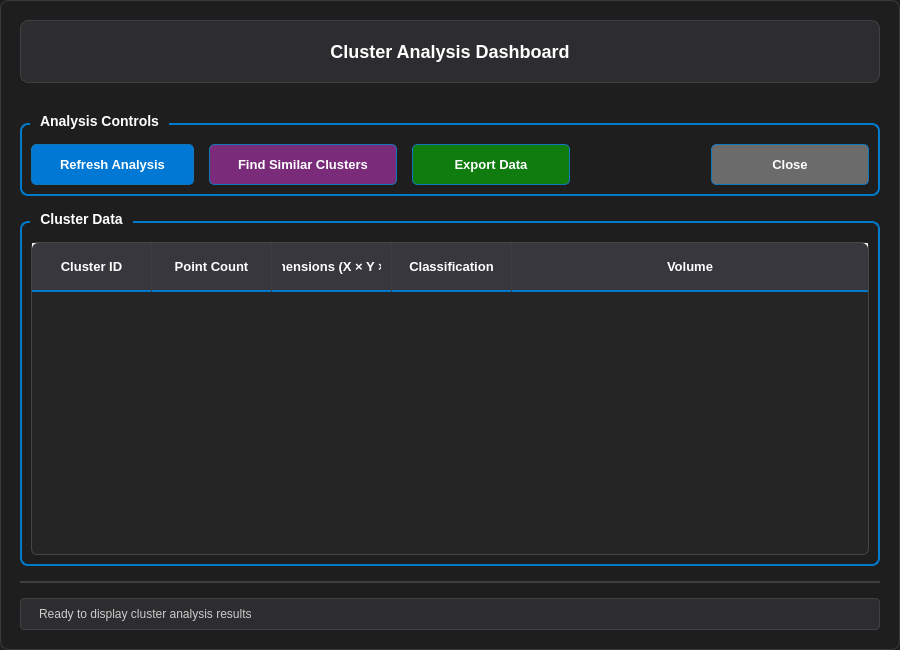
<?xml version="1.0" encoding="UTF-8"?>
<ui version="4.0">
 <class>ClusterAnalysisDashboard</class>
 <widget class="QDialog" name="ClusterAnalysisDashboard">
  <property name="geometry">
   <rect>
    <x>0</x>
    <y>0</y>
    <width>900</width>
    <height>650</height>
   </rect>
  </property>
  <property name="windowTitle">
   <string>Cluster Analysis Dashboard</string>
  </property>
  <property name="styleSheet">
   <string notr="true">
/* Professional Dark Theme */
QDialog {
    background-color: #1E1E1E;
    color: #E1E1E1;
    font-family: 'Segoe UI', Arial, sans-serif;
    border: 1px solid #3A3A3A;
    border-radius: 8px;
}

QTableWidget {
    background-color: #252526;
    color: #CCCCCC;
    gridline-color: #3E3E42;
    border: 1px solid #464647;
    border-radius: 6px;
    font-size: 12px;
    selection-background-color: #094771;
    selection-color: #FFFFFF;
    alternate-background-color: #2A2A2B;
}

QTableWidget::item {
    padding: 12px 10px;
    border: none;
    border-bottom: 1px solid #3E3E42;
}

QTableWidget::item:hover {
    background-color: #2F2F30;
}

QTableWidget::item:selected {
    background-color: #094771;
    color: #FFFFFF;
}

QHeaderView::section {
    background-color: #37373D;
    color: #FFFFFF;
    padding: 14px 10px;
    border: none;
    font-weight: 600;
    font-size: 13px;
    border-right: 1px solid #3E3E42;
    border-bottom: 2px solid #007ACC;
}

QHeaderView::section:hover {
    background-color: #404040;
}

QHeaderView::section:first {
    border-top-left-radius: 6px;
}

QHeaderView::section:last {
    border-top-right-radius: 6px;
    border-right: none;
}

QPushButton {
    background-color: #0E639C;
    color: #FFFFFF;
    border: 1px solid #1177BB;
    padding: 12px 28px;
    font-size: 13px;
    font-weight: 500;
    border-radius: 5px;
    min-width: 100px;
}

QPushButton:hover {
    background-color: #1177BB;
    border: 1px solid #1E88E5;
}

QPushButton:pressed {
    background-color: #005A9E;
    border: 1px solid #0F4C75;
}

QPushButton:focus {
    outline: 2px solid #007ACC;
    outline-offset: 1px;
}

QPushButton#refreshButton {
    background-color: #0078D4;
}

QPushButton#refreshButton:hover {
    background-color: #106EBE;
}

QPushButton#exportButton {
    background-color: #107C10;
}

QPushButton#exportButton:hover {
    background-color: #0E6E0E;
}

QPushButton#identifySimilarButton {
    background-color: #7A2C7A;
}

QPushButton#identifySimilarButton:hover {
    background-color: #8B3A8B;
}

QPushButton#closeButton {
    background-color: #6B6B6B;
}

QPushButton#closeButton:hover {
    background-color: #5A5A5A;
}

QLabel#titleLabel {
    color: #FFFFFF;
    font-size: 18px;
    font-weight: 600;
    background-color: #2D2D30;
    padding: 20px;
    border-radius: 8px;
    border: 1px solid #3F3F46;
    margin-bottom: 15px;
}

QLabel#statusLabel {
    color: #CCCCCC;
    font-size: 12px;
    background-color: #2D2D30;
    padding: 8px 15px;
    border-radius: 4px;
    border: 1px solid #3F3F46;
}

QFrame#separatorFrame {
    background-color: #3E3E42;
    border: none;
}

QGroupBox {
    color: #FFFFFF;
    font-size: 14px;
    font-weight: 500;
    border: 2px solid #007ACC;
    border-radius: 8px;
    margin-top: 10px;
    padding-top: 10px;
}

QGroupBox::title {
    subcontrol-origin: margin;
    left: 10px;
    padding: 0 8px 0 8px;
    background-color: #1E1E1E;
}
   </string>
  </property>
  <layout class="QVBoxLayout" name="verticalLayout">
   <property name="spacing">
    <number>15</number>
   </property>
   <property name="leftMargin">
    <number>20</number>
   </property>
   <property name="topMargin">
    <number>20</number>
   </property>
   <property name="rightMargin">
    <number>20</number>
   </property>
   <property name="bottomMargin">
    <number>20</number>
   </property>
   <item>
    <widget class="QLabel" name="titleLabel">
     <property name="text">
      <string>Cluster Analysis Dashboard</string>
     </property>
     <property name="alignment">
      <set>Qt::AlignCenter</set>
     </property>
    </widget>
   </item>
   <item>
    <widget class="QGroupBox" name="controlsGroupBox">
     <property name="title">
      <string>Analysis Controls</string>
     </property>
     <layout class="QHBoxLayout" name="controlsLayout">
      <property name="spacing">
       <number>15</number>
      </property>
      <item>
       <widget class="QPushButton" name="refreshButton">
        <property name="text">
         <string>Refresh Analysis</string>
        </property>
        <property name="toolTip">
         <string>Refresh the cluster analysis data</string>
        </property>
       </widget>
      </item>
      <item>
       <widget class="QPushButton" name="identifySimilarButton">
        <property name="text">
         <string>Find Similar Clusters</string>
        </property>
        <property name="toolTip">
         <string>Identify and group similar clusters based on dimensions and volume</string>
        </property>
       </widget>
      </item>
      <item>
       <widget class="QPushButton" name="exportButton">
        <property name="text">
         <string>Export Data</string>
        </property>
        <property name="toolTip">
         <string>Export cluster analysis results to CSV file</string>
        </property>
       </widget>
      </item>
      <item>
       <spacer name="horizontalSpacer">
        <property name="orientation">
         <enum>Qt::Horizontal</enum>
        </property>
        <property name="sizeHint" stdset="0">
         <size>
          <width>40</width>
          <height>20</height>
         </size>
        </property>
       </spacer>
      </item>
      <item>
       <widget class="QPushButton" name="closeButton">
        <property name="text">
         <string>Close</string>
        </property>
        <property name="toolTip">
         <string>Close the cluster analysis dashboard</string>
        </property>
       </widget>
      </item>
     </layout>
    </widget>
   </item>
   <item>
    <widget class="QGroupBox" name="dataGroupBox">
     <property name="title">
      <string>Cluster Data</string>
     </property>
     <layout class="QVBoxLayout" name="dataLayout">
      <property name="spacing">
       <number>10</number>
      </property>
      <item>
       <widget class="QTableWidget" name="clusterTable">
        <property name="alternatingRowColors">
         <bool>true</bool>
        </property>
        <property name="selectionMode">
         <enum>QAbstractItemView::SingleSelection</enum>
        </property>
        <property name="selectionBehavior">
         <enum>QAbstractItemView::SelectRows</enum>
        </property>
        <property name="sortingEnabled">
         <bool>true</bool>
        </property>
        <property name="wordWrap">
         <bool>false</bool>
        </property>
        <property name="cornerButtonEnabled">
         <bool>false</bool>
        </property>
        <attribute name="horizontalHeaderVisible">
         <bool>true</bool>
        </attribute>
        <attribute name="horizontalHeaderCascadingSectionResizes">
         <bool>false</bool>
        </attribute>
        <attribute name="horizontalHeaderDefaultSectionSize">
         <number>120</number>
        </attribute>
        <attribute name="horizontalHeaderHighlightSections">
         <bool>true</bool>
        </attribute>
        <attribute name="horizontalHeaderStretchLastSection">
         <bool>true</bool>
        </attribute>
        <attribute name="verticalHeaderVisible">
         <bool>false</bool>
        </attribute>
        <column>
         <property name="text">
          <string>Cluster ID</string>
         </property>
         <property name="toolTip">
          <string>Unique identifier for the cluster or group</string>
         </property>
        </column>
        <column>
         <property name="text">
          <string>Point Count</string>
         </property>
         <property name="toolTip">
          <string>Number of data points in this cluster</string>
         </property>
        </column>
        <column>
         <property name="text">
          <string>Dimensions (X × Y × Z)</string>
         </property>
         <property name="toolTip">
          <string>Bounding box dimensions of the cluster</string>
         </property>
        </column>
        <column>
         <property name="text">
          <string>Classification</string>
         </property>
         <property name="toolTip">
          <string>Type or grouping classification of the cluster</string>
         </property>
        </column>
        <column>
         <property name="text">
          <string>Volume</string>
         </property>
         <property name="toolTip">
          <string>Calculated volume of the cluster bounding box</string>
         </property>
        </column>
       </widget>
      </item>
     </layout>
    </widget>
   </item>
   <item>
    <widget class="QFrame" name="separatorFrame">
     <property name="maximumSize">
      <size>
       <width>16777215</width>
       <height>2</height>
      </size>
     </property>
     <property name="frameShape">
      <enum>QFrame::HLine</enum>
     </property>
     <property name="frameShadow">
      <enum>QFrame::Sunken</enum>
     </property>
    </widget>
   </item>
   <item>
    <widget class="QLabel" name="statusLabel">
     <property name="text">
      <string>Ready to display cluster analysis results</string>
     </property>
     <property name="alignment">
      <set>Qt::AlignLeading|Qt::AlignLeft|Qt::AlignVCenter</set>
     </property>
    </widget>
   </item>
  </layout>
 </widget>
 <resources/>
 <connections>
  <connection>
   <sender>closeButton</sender>
   <signal>clicked()</signal>
   <receiver>ClusterAnalysisDashboard</receiver>
   <slot>accept()</slot>
   <hints>
    <hint type="sourcelabel">
     <x>843</x>
     <y>101</y>
    </hint>
    <hint type="destinationlabel">
     <x>449</x>
     <y>324</y>
    </hint>
   </hints>
  </connection>
 </connections>
</ui>
